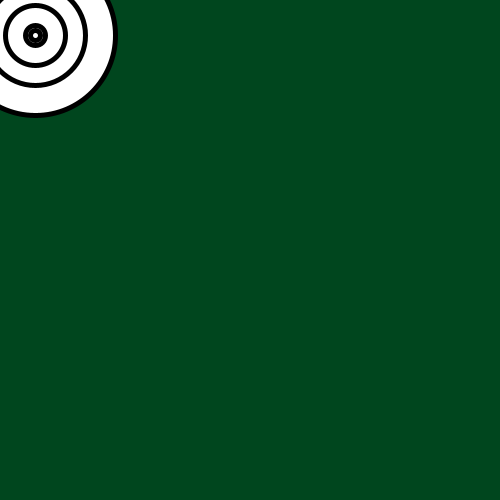
Frame 1 (no input)
Frame 60 (the mouse pressed at the canvas centre just before this capture): identical to frame 1, image omitted
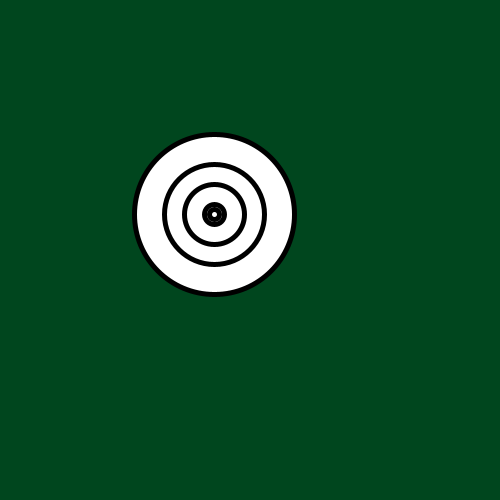
Frame 120 (the mouse held since frame 60 and released just before this capture)

The Processing sketch that drew these frames (run headless with seeded random() and noise(); from frame 60 on, the mouse is pressed at the canvas centre):

// Processing sketch: processing_43759
// ── processing_43759.pde

float x = 100;
float y = 100;
float angle1 = 0.0;
float segLength = 50;

void setup() {
  size(500, 500);
  smooth(); 
  strokeWeight(5.0);
  stroke(0);
}

void draw() {
  background(0,70,30);
  
  float dx = mouseX - x;
  float dy = mouseY - y;
  angle1 = atan2(dy, dx);  
  x = mouseX - (cos(angle1) * segLength);
  y = mouseY - (sin(angle1) * segLength);
 
  ellipse(x, y, 160, 160);
  ellipse(x, y, 100, 100);
 ellipse(x, y, 60, 60);
 ellipse(x, y, 20, 20);
 ellipse(x, y, 10, 10);
  
  
  
}

void segment(float x, float y, float a) {
  pushMatrix();
  translate(x, y);
  rotate(a);
  line(0, 0, segLength, 0);
  popMatrix();
}
